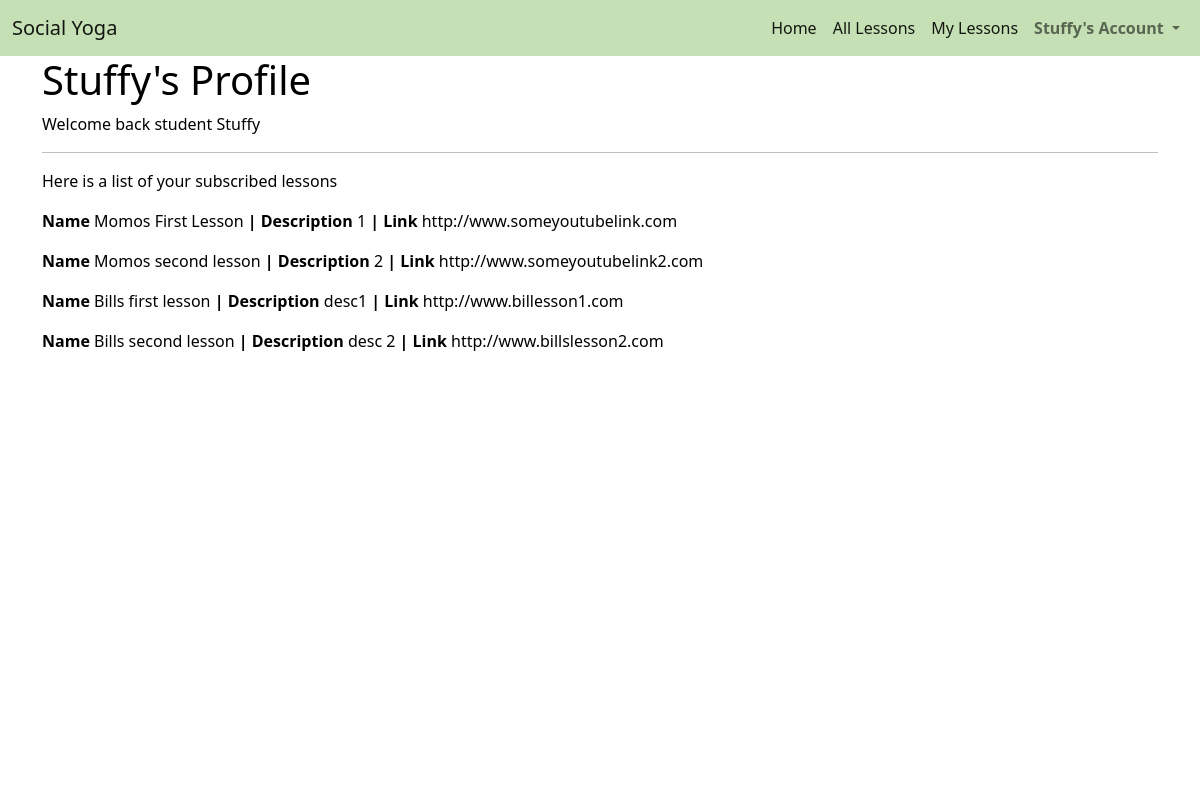
/profiles/ (signed in), run on an earlier commit of the app's database.
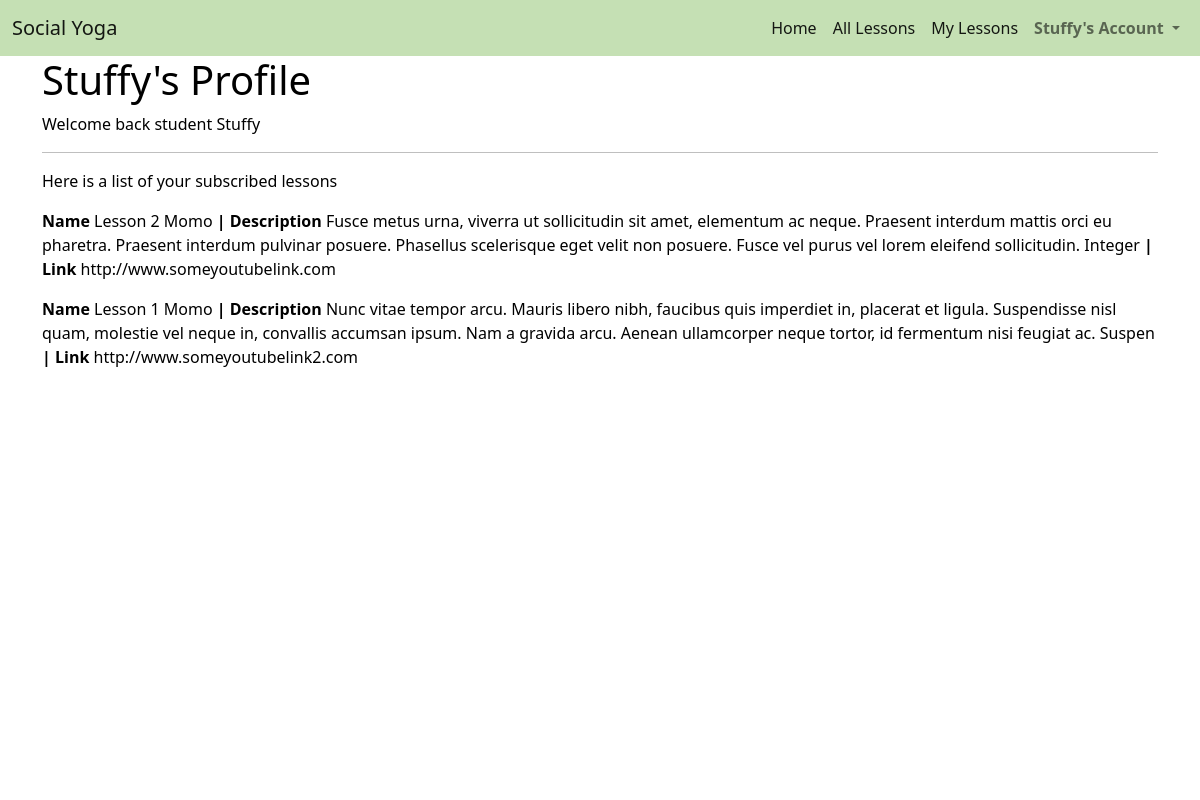
And on a later commit of the database.
### lessons/models.py (models this page shows, shortened)
class Lesson(models.Model):
    lesson_id = models.CharField(max_length=32, null=False, editable=False)
    instructor_name = models.ForeignKey(UserProfile, on_delete=models.SET_NULL,
                                        null=True, blank=True, related_name='lessons')
    lesson_name = models.CharField(max_length=32, null=False, editable=True)
    description = models.TextField(max_length=254)
    url = models.URLField(max_length=1024, null=False, blank=False)

### profiles/views.py (the view)
# urls.py: path('', views.profile, name='profile'),
def profile(request):
    profile = get_object_or_404(UserProfile, user=request.user)
    if profile.is_instructor:
        lessons = Lesson.objects.filter(instructor_name=profile)
    else:
        lessonItems = LessonItem.objects.filter(user=profile)
        lessons = []
        for lesson in lessonItems:
            lessons.append(lesson.lesson)
    context = {
        'profile': profile,
        'lessons': lessons,
    }
    return render(request, 'profiles/profile.html', context)

### profiles/templates/profiles/profile.html (shortened to what this page needs)
{% extends "base.html" %}
{% load static %}
{% block content %}
    <div class="overlay"></div>
    <div class="container h-100">
        <div class="row h-100">
            <div class="col">
                {% if lessons and profile.is_instructor %}
                    <h1>{{ profile.first_name|title }}'s Profile</h1>
                    <p>Welcome back instructor {{ profile.first_name }}</p>
                    <hr>
                    <p>Here is a list of your created lessons</p>
                    {% for lesson in lessons %}
                    <p>
                        <span>
                            <strong>Name </strong>   {{ lesson.lesson_name }}
                            <strong>| Description   </strong>{{ lesson.description }}
                            <strong>| Link   </strong>{{ lesson.url }}
                        </span>
                    </p>
                    {% endfor %}
                {% else %}
                    <h1>{{ profile.first_name|title }}'s Profile</h1>
                    <p>Welcome back student {{ profile.first_name }}</p>
                    <hr>
                    <p>Here is a list of your subscribed lessons</p>
                    {% for lesson in lessons %}
                    <p>
                        <span>
                            <strong>Name </strong>   {{ lesson.lesson_name }}
                            <strong>| Description   </strong>{{ lesson.description }}
                            <strong>| Link   </strong>{{ lesson.url }}
                        </span>
                    </p>
                    {% endfor %}
                {% endif %}
            </div>
        </div>
    </div>
{% endblock %}

What changed in the data, as far as the page shows it:
no longer on this page (row edited): Lesson: lesson_name "Bills first lesson", description "desc1", url "http://www.billesson1.com"
no longer on this page (row edited): Lesson: lesson_name "Bills second lesson", description "desc 2", url "http://www.billslesson2.com"
changed Lesson "http://www.someyoutubelink.com": lesson_name "Momos First Lesson" → "Lesson 2 Momo"; description "1" → "Fusce metus urna, viverra ut sollicitudin sit amet, elementum ac neque. Praesent interdum mattis orci eu pharetra. Praesent interdum pulvinar posuere. Phasellus scelerisque eget velit non posuere. Fusce vel purus vel lorem eleifend sollicitudin. Integer"
changed Lesson "http://www.someyoutubelink2.com": lesson_name "Momos second lesson" → "Lesson 1 Momo"; description "2" → "Nunc vitae tempor arcu. Mauris libero nibh, faucibus quis imperdiet in, placerat et ligula. Suspendisse nisl quam, molestie vel neque in, convallis accumsan ipsum. Nam a gravida arcu. Aenean ullamcorper neque tortor, id fermentum nisi feugiat ac. Suspen"
